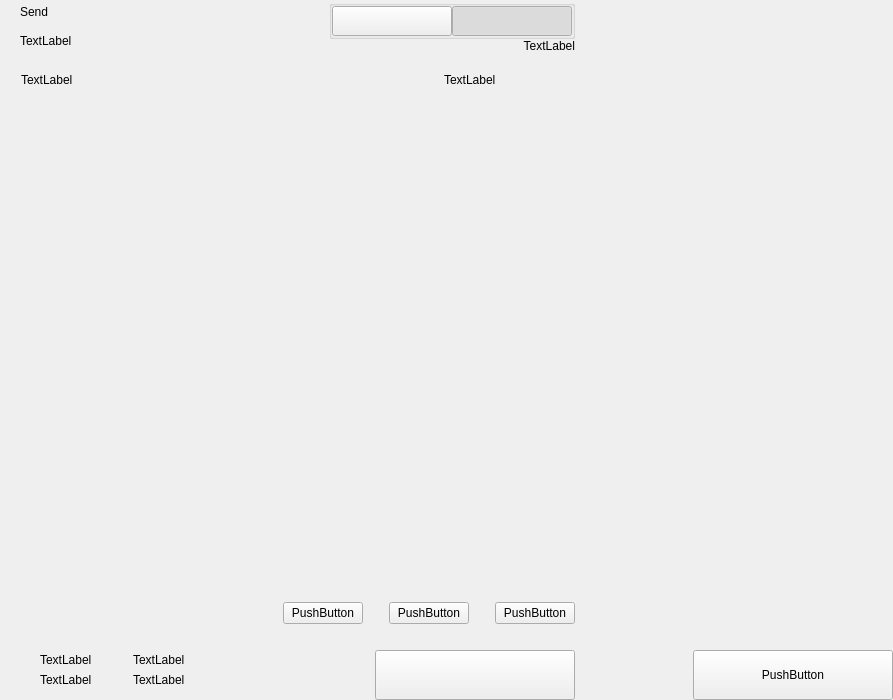
<?xml version="1.0" encoding="UTF-8"?>
<ui version="4.0">
 <class>send</class>
 <widget class="QWidget" name="send">
  <property name="geometry">
   <rect>
    <x>0</x>
    <y>0</y>
    <width>893</width>
    <height>700</height>
   </rect>
  </property>
  <property name="windowTitle">
   <string>Form</string>
  </property>
  <layout class="QHBoxLayout" name="horizontalLayout_2" stretch="2,1">
   <property name="spacing">
    <number>0</number>
   </property>
   <property name="leftMargin">
    <number>0</number>
   </property>
   <property name="topMargin">
    <number>0</number>
   </property>
   <property name="rightMargin">
    <number>0</number>
   </property>
   <property name="bottomMargin">
    <number>0</number>
   </property>
   <item>
    <widget class="QWidget" name="left" native="true">
     <layout class="QVBoxLayout" name="verticalLayout_3">
      <property name="spacing">
       <number>0</number>
      </property>
      <property name="leftMargin">
       <number>0</number>
      </property>
      <property name="topMargin">
       <number>0</number>
      </property>
      <property name="rightMargin">
       <number>0</number>
      </property>
      <property name="bottomMargin">
       <number>0</number>
      </property>
      <item>
       <layout class="QVBoxLayout" name="verticalLayout_22" stretch="0,0,0,1,0,0,0,0">
        <property name="spacing">
         <number>0</number>
        </property>
        <item>
         <layout class="QHBoxLayout" name="horizontalLayout_3">
          <property name="spacing">
           <number>0</number>
          </property>
          <property name="leftMargin">
           <number>20</number>
          </property>
          <property name="rightMargin">
           <number>20</number>
          </property>
          <item>
           <layout class="QVBoxLayout" name="verticalLayout">
            <property name="spacing">
             <number>5</number>
            </property>
            <item>
             <widget class="QLabel" name="labelTitle">
              <property name="text">
               <string>Send</string>
              </property>
              <property name="alignment">
               <set>Qt::AlignLeading|Qt::AlignLeft|Qt::AlignVCenter</set>
              </property>
             </widget>
            </item>
            <item>
             <widget class="QLabel" name="labelSubtitle1">
              <property name="text">
               <string>TextLabel</string>
              </property>
             </widget>
            </item>
           </layout>
          </item>
          <item>
           <spacer name="horizontalSpacer">
            <property name="orientation">
             <enum>Qt::Horizontal</enum>
            </property>
            <property name="sizeHint" stdset="0">
             <size>
              <width>40</width>
              <height>20</height>
             </size>
            </property>
           </spacer>
          </item>
          <item>
           <layout class="QVBoxLayout" name="verticalLayout_6">
            <property name="spacing">
             <number>0</number>
            </property>
            <item>
             <widget class="QGroupBox" name="groupBox">
              <property name="title">
               <string/>
              </property>
              <property name="alignment">
               <set>Qt::AlignLeading|Qt::AlignLeft|Qt::AlignTop</set>
              </property>
              <layout class="QHBoxLayout" name="horizontalLayout_4">
               <property name="spacing">
                <number>0</number>
               </property>
               <property name="leftMargin">
                <number>0</number>
               </property>
               <property name="topMargin">
                <number>0</number>
               </property>
               <property name="rightMargin">
                <number>0</number>
               </property>
               <property name="bottomMargin">
                <number>0</number>
               </property>
               <item>
                <widget class="QPushButton" name="pushLeft">
                 <property name="minimumSize">
                  <size>
                   <width>120</width>
                   <height>30</height>
                  </size>
                 </property>
                 <property name="maximumSize">
                  <size>
                   <width>120</width>
                   <height>30</height>
                  </size>
                 </property>
                 <property name="focusPolicy">
                  <enum>Qt::NoFocus</enum>
                 </property>
                 <property name="text">
                  <string/>
                 </property>
                 <property name="checkable">
                  <bool>true</bool>
                 </property>
                 <property name="autoExclusive">
                  <bool>true</bool>
                 </property>
                </widget>
               </item>
               <item>
                <widget class="QPushButton" name="pushRight">
                 <property name="minimumSize">
                  <size>
                   <width>120</width>
                   <height>30</height>
                  </size>
                 </property>
                 <property name="maximumSize">
                  <size>
                   <width>120</width>
                   <height>30</height>
                  </size>
                 </property>
                 <property name="focusPolicy">
                  <enum>Qt::NoFocus</enum>
                 </property>
                 <property name="text">
                  <string/>
                 </property>
                 <property name="checkable">
                  <bool>true</bool>
                 </property>
                 <property name="checked">
                  <bool>true</bool>
                 </property>
                 <property name="autoExclusive">
                  <bool>true</bool>
                 </property>
                </widget>
               </item>
              </layout>
             </widget>
            </item>
            <item>
             <widget class="QLabel" name="labelSubtitle2">
              <property name="text">
               <string>TextLabel</string>
              </property>
              <property name="alignment">
               <set>Qt::AlignRight|Qt::AlignTrailing|Qt::AlignVCenter</set>
              </property>
             </widget>
            </item>
           </layout>
          </item>
         </layout>
        </item>
        <item>
         <spacer name="verticalSpacer_2">
          <property name="orientation">
           <enum>Qt::Vertical</enum>
          </property>
          <property name="sizeType">
           <enum>QSizePolicy::Fixed</enum>
          </property>
          <property name="sizeHint" stdset="0">
           <size>
            <width>20</width>
            <height>20</height>
           </size>
          </property>
         </spacer>
        </item>
        <item>
         <layout class="QHBoxLayout" name="horizontalLayout" stretch="6,0,2">
          <property name="spacing">
           <number>0</number>
          </property>
          <property name="leftMargin">
           <number>10</number>
          </property>
          <property name="topMargin">
           <number>0</number>
          </property>
          <property name="rightMargin">
           <number>20</number>
          </property>
          <property name="bottomMargin">
           <number>0</number>
          </property>
          <item>
           <widget class="QLabel" name="labelSubtitleAddress">
            <property name="styleSheet">
             <string notr="true">margin-left:8px;</string>
            </property>
            <property name="text">
             <string>TextLabel</string>
            </property>
           </widget>
          </item>
          <item>
           <spacer name="horizontalSpacer_3">
            <property name="orientation">
             <enum>Qt::Horizontal</enum>
            </property>
            <property name="sizeType">
             <enum>QSizePolicy::Fixed</enum>
            </property>
            <property name="sizeHint" stdset="0">
             <size>
              <width>40</width>
              <height>1</height>
             </size>
            </property>
           </spacer>
          </item>
          <item>
           <widget class="QLabel" name="labelSubtitleAmount">
            <property name="text">
             <string>TextLabel</string>
            </property>
           </widget>
          </item>
         </layout>
        </item>
        <item>
         <widget class="QScrollArea" name="scrollArea">
          <property name="minimumSize">
           <size>
            <width>0</width>
            <height>350</height>
           </size>
          </property>
          <property name="styleSheet">
           <string notr="true">#scrollArea {
            background:transparent;
            margin-top:10px;
}</string>
          </property>
          <property name="horizontalScrollBarPolicy">
           <enum>Qt::ScrollBarAlwaysOff</enum>
          </property>
          <property name="sizeAdjustPolicy">
           <enum>QAbstractScrollArea::AdjustIgnored</enum>
          </property>
          <property name="widgetResizable">
           <bool>true</bool>
          </property>
          <property name="alignment">
           <set>Qt::AlignLeading|Qt::AlignLeft|Qt::AlignTop</set>
          </property>
          <widget class="QWidget" name="scrollAreaWidgetContents">
           <property name="geometry">
            <rect>
             <x>0</x>
             <y>0</y>
             <width>591</width>
             <height>16</height>
            </rect>
           </property>
           <property name="sizePolicy">
            <sizepolicy hsizetype="Preferred" vsizetype="Maximum">
             <horstretch>0</horstretch>
             <verstretch>0</verstretch>
            </sizepolicy>
           </property>
           <property name="autoFillBackground">
            <bool>false</bool>
           </property>
           <property name="styleSheet">
            <string notr="true">#scrollAreaWidgetContents {
             background:transparent;
             }</string>
           </property>
           <layout class="QVBoxLayout" name="verticalLayout_7">
            <property name="spacing">
             <number>0</number>
            </property>
            <property name="sizeConstraint">
             <enum>QLayout::SetDefaultConstraint</enum>
            </property>
            <property name="leftMargin">
             <number>0</number>
            </property>
            <property name="topMargin">
             <number>0</number>
            </property>
            <property name="rightMargin">
             <number>0</number>
            </property>
            <property name="bottomMargin">
             <number>0</number>
            </property>
           </layout>
          </widget>
         </widget>
        </item>
        <item>
         <spacer name="verticalSpacer_4">
          <property name="orientation">
           <enum>Qt::Vertical</enum>
          </property>
          <property name="sizeType">
           <enum>QSizePolicy::Fixed</enum>
          </property>
          <property name="sizeHint" stdset="0">
           <size>
            <width>20</width>
            <height>20</height>
           </size>
          </property>
         </spacer>
        </item>
        <item>
         <layout class="QHBoxLayout" name="horizontalLayout_20">
          <property name="spacing">
           <number>6</number>
          </property>
          <property name="rightMargin">
           <number>20</number>
          </property>
          <item>
           <spacer name="horizontalSpacer_4">
            <property name="orientation">
             <enum>Qt::Horizontal</enum>
            </property>
            <property name="sizeHint" stdset="0">
             <size>
              <width>40</width>
              <height>20</height>
             </size>
            </property>
           </spacer>
          </item>
          <item>
           <widget class="QPushButton" name="pushButtonFee">
            <property name="focusPolicy">
             <enum>Qt::NoFocus</enum>
            </property>
            <property name="text">
             <string>PushButton</string>
            </property>
           </widget>
          </item>
          <item>
           <spacer name="horizontalSpacer_11">
            <property name="orientation">
             <enum>Qt::Horizontal</enum>
            </property>
            <property name="sizeType">
             <enum>QSizePolicy::Minimum</enum>
            </property>
            <property name="sizeHint" stdset="0">
             <size>
              <width>20</width>
              <height>20</height>
             </size>
            </property>
           </spacer>
          </item>
          <item>
           <widget class="QPushButton" name="pushButtonClear">
            <property name="focusPolicy">
             <enum>Qt::NoFocus</enum>
            </property>
            <property name="layoutDirection">
             <enum>Qt::RightToLeft</enum>
            </property>
            <property name="text">
             <string>PushButton</string>
            </property>
           </widget>
          </item>
          <item>
           <spacer name="horizontalSpacer_6">
            <property name="orientation">
             <enum>Qt::Horizontal</enum>
            </property>
            <property name="sizeType">
             <enum>QSizePolicy::Fixed</enum>
            </property>
            <property name="sizeHint" stdset="0">
             <size>
              <width>20</width>
              <height>20</height>
             </size>
            </property>
           </spacer>
          </item>
          <item>
           <widget class="QPushButton" name="pushButtonAddRecipient">
            <property name="focusPolicy">
             <enum>Qt::NoFocus</enum>
            </property>
            <property name="text">
             <string>PushButton</string>
            </property>
           </widget>
          </item>
         </layout>
        </item>
        <item>
         <spacer name="verticalSpacer">
          <property name="orientation">
           <enum>Qt::Vertical</enum>
          </property>
          <property name="sizeType">
           <enum>QSizePolicy::Fixed</enum>
          </property>
          <property name="sizeHint" stdset="0">
           <size>
            <width>20</width>
            <height>16</height>
           </size>
          </property>
         </spacer>
        </item>
        <item>
         <layout class="QHBoxLayout" name="horizontalLayout_7">
          <property name="rightMargin">
           <number>20</number>
          </property>
          <item>
           <layout class="QHBoxLayout" name="horizontalLayout_10">
            <property name="spacing">
             <number>0</number>
            </property>
            <property name="leftMargin">
             <number>8</number>
            </property>
            <item>
             <widget class="QStackedWidget" name="stackedWidget">
              <property name="minimumSize">
               <size>
                <width>0</width>
                <height>60</height>
               </size>
              </property>
              <property name="maximumSize">
               <size>
                <width>16777215</width>
                <height>60</height>
               </size>
              </property>
              <widget class="QWidget" name="page1">
               <layout class="QVBoxLayout" name="verticalLayout_71" stretch="0">
                <property name="spacing">
                 <number>6</number>
                </property>
                <property name="leftMargin">
                 <number>12</number>
                </property>
                <property name="topMargin">
                 <number>0</number>
                </property>
                <property name="rightMargin">
                 <number>0</number>
                </property>
                <property name="bottomMargin">
                 <number>0</number>
                </property>
                <item>
                 <widget class="QWidget" name="coinWidget" native="true">
                  <property name="minimumSize">
                   <size>
                    <width>0</width>
                    <height>60</height>
                   </size>
                  </property>
                  <property name="maximumSize">
                   <size>
                    <width>16777215</width>
                    <height>60</height>
                   </size>
                  </property>
                  <layout class="QHBoxLayout" name="horizontalLayout_9">
                   <property name="spacing">
                    <number>0</number>
                   </property>
                   <property name="leftMargin">
                    <number>20</number>
                   </property>
                   <property name="topMargin">
                    <number>10</number>
                   </property>
                   <property name="rightMargin">
                    <number>20</number>
                   </property>
                   <property name="bottomMargin">
                    <number>10</number>
                   </property>
                   <item>
                    <layout class="QVBoxLayout" name="verticalSend">
                     <property name="spacing">
                      <number>0</number>
                     </property>
                     <item>
                      <widget class="QLabel" name="labelTitleTotalSend">
                       <property name="text">
                        <string>TextLabel</string>
                       </property>
                      </widget>
                     </item>
                     <item>
                      <widget class="QLabel" name="labelAmountSend">
                       <property name="text">
                        <string>TextLabel</string>
                       </property>
                      </widget>
                     </item>
                    </layout>
                   </item>
                   <item>
                    <spacer name="horizontalSpacer_9">
                     <property name="orientation">
                      <enum>Qt::Horizontal</enum>
                     </property>
                     <property name="sizeType">
                      <enum>QSizePolicy::Fixed</enum>
                     </property>
                     <property name="sizeHint" stdset="0">
                      <size>
                       <width>20</width>
                       <height>20</height>
                      </size>
                     </property>
                    </spacer>
                   </item>
                   <item>
                    <widget class="QLabel" name="labelLine">
                     <property name="minimumSize">
                      <size>
                       <width>1</width>
                       <height>0</height>
                      </size>
                     </property>
                     <property name="maximumSize">
                      <size>
                       <width>1</width>
                       <height>16777215</height>
                      </size>
                     </property>
                     <property name="text">
                      <string/>
                     </property>
                    </widget>
                   </item>
                   <item>
                    <spacer name="horizontalSpacer_10">
                     <property name="orientation">
                      <enum>Qt::Horizontal</enum>
                     </property>
                     <property name="sizeType">
                      <enum>QSizePolicy::Fixed</enum>
                     </property>
                     <property name="sizeHint" stdset="0">
                      <size>
                       <width>20</width>
                       <height>20</height>
                      </size>
                     </property>
                    </spacer>
                   </item>
                   <item>
                    <layout class="QVBoxLayout" name="verticalRemaining">
                     <property name="spacing">
                      <number>0</number>
                     </property>
                     <item>
                      <widget class="QLabel" name="labelTitleTotalRemaining">
                       <property name="text">
                        <string>TextLabel</string>
                       </property>
                      </widget>
                     </item>
                     <item>
                      <widget class="QLabel" name="labelAmountRemaining">
                       <property name="text">
                        <string>TextLabel</string>
                       </property>
                      </widget>
                     </item>
                    </layout>
                   </item>
                  </layout>
                 </widget>
                </item>
               </layout>
              </widget>
              <widget class="QWidget" name="page_2"/>
             </widget>
            </item>
           </layout>
          </item>
          <item>
           <spacer name="horizontalSpacer_5">
            <property name="orientation">
             <enum>Qt::Horizontal</enum>
            </property>
            <property name="sizeType">
             <enum>QSizePolicy::Expanding</enum>
            </property>
            <property name="sizeHint" stdset="0">
             <size>
              <width>40</width>
              <height>20</height>
             </size>
            </property>
           </spacer>
          </item>
          <item alignment="Qt::AlignBottom">
           <widget class="QPushButton" name="pushButtonSave">
            <property name="minimumSize">
             <size>
              <width>200</width>
              <height>50</height>
             </size>
            </property>
            <property name="maximumSize">
             <size>
              <width>200</width>
              <height>50</height>
             </size>
            </property>
            <property name="focusPolicy">
             <enum>Qt::NoFocus</enum>
            </property>
            <property name="text">
             <string/>
            </property>
           </widget>
          </item>
         </layout>
        </item>
       </layout>
      </item>
     </layout>
    </widget>
   </item>
   <item>
    <widget class="QWidget" name="right" native="true">
     <layout class="QVBoxLayout" name="verticalLayout_5">
      <property name="leftMargin">
       <number>0</number>
      </property>
      <property name="topMargin">
       <number>0</number>
      </property>
      <property name="rightMargin">
       <number>0</number>
      </property>
      <property name="bottomMargin">
       <number>0</number>
      </property>
      <item>
       <layout class="QVBoxLayout" name="verticalLayout_4">
        <property name="spacing">
         <number>6</number>
        </property>
        <item>
         <widget class="OptionButton" name="btnCoinControl" native="true">
          <property name="minimumSize">
           <size>
            <width>0</width>
            <height>50</height>
           </size>
          </property>
         </widget>
        </item>
        <item>
         <widget class="OptionButton" name="btnChangeAddress" native="true">
          <property name="minimumSize">
           <size>
            <width>0</width>
            <height>50</height>
           </size>
          </property>
         </widget>
        </item>
        <item>
         <widget class="OptionButton" name="btnUri" native="true">
          <property name="minimumSize">
           <size>
            <width>0</width>
            <height>50</height>
           </size>
          </property>
         </widget>
        </item>
        <item>
         <spacer name="verticalSpacer_5">
          <property name="orientation">
           <enum>Qt::Vertical</enum>
          </property>
          <property name="sizeHint" stdset="0">
           <size>
            <width>20</width>
            <height>40</height>
           </size>
          </property>
         </spacer>
        </item>
        <item>
         <layout class="QHBoxLayout" name="horizontalLayout_8">
          <item>
           <spacer name="horizontalSpacer_7">
            <property name="orientation">
             <enum>Qt::Horizontal</enum>
            </property>
            <property name="sizeHint" stdset="0">
             <size>
              <width>40</width>
              <height>20</height>
             </size>
            </property>
           </spacer>
          </item>
          <item>
           <widget class="QPushButton" name="pushButtonReset">
            <property name="minimumSize">
             <size>
              <width>200</width>
              <height>50</height>
             </size>
            </property>
            <property name="maximumSize">
             <size>
              <width>200</width>
              <height>50</height>
             </size>
            </property>
            <property name="focusPolicy">
             <enum>Qt::NoFocus</enum>
            </property>
            <property name="text">
             <string>PushButton</string>
            </property>
           </widget>
          </item>
         </layout>
        </item>
       </layout>
      </item>
     </layout>
    </widget>
   </item>
  </layout>
 </widget>
 <customwidgets>
  <customwidget>
   <class>OptionButton</class>
   <extends>QWidget</extends>
   <header>qt/bltg/optionbutton.h</header>
   <container>1</container>
  </customwidget>
 </customwidgets>
 <resources/>
 <connections/>
</ui>
